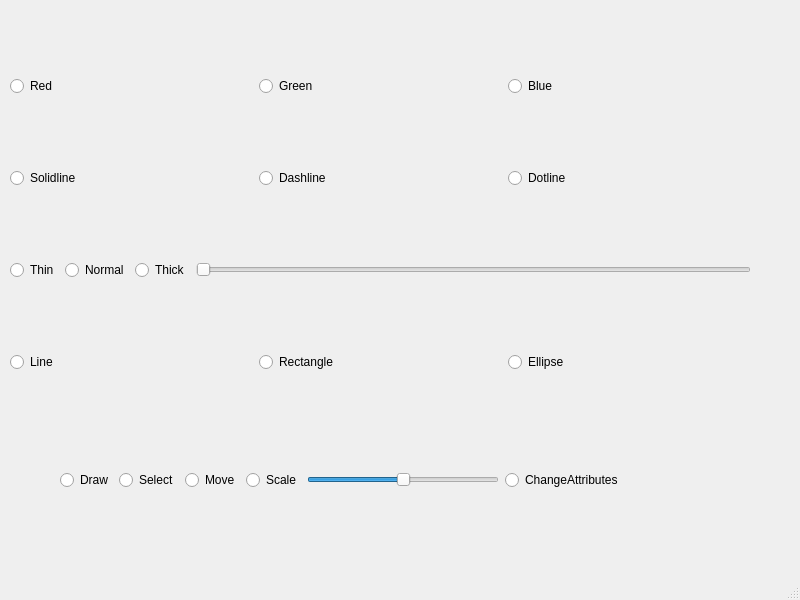
<?xml version="1.0" encoding="UTF-8"?>
<ui version="4.0">
 <class>MainWindow</class>
 <widget class="QMainWindow" name="MainWindow">
  <property name="geometry">
   <rect>
    <x>0</x>
    <y>0</y>
    <width>800</width>
    <height>600</height>
   </rect>
  </property>
  <property name="windowTitle">
   <string>MainWindow</string>
  </property>
  <widget class="QWidget" name="centralwidget">
   <widget class="QWidget" name="MainLayout_2" native="true">
    <property name="geometry">
     <rect>
      <x>10</x>
      <y>10</y>
      <width>741</width>
      <height>431</height>
     </rect>
    </property>
    <layout class="QHBoxLayout" name="MainLayout">
     <item>
      <layout class="QVBoxLayout" name="verticalLayout">
       <item>
        <layout class="QHBoxLayout" name="color">
         <item>
          <widget class="QRadioButton" name="red">
           <property name="text">
            <string>Red</string>
           </property>
          </widget>
         </item>
         <item>
          <widget class="QRadioButton" name="green">
           <property name="text">
            <string>Green</string>
           </property>
          </widget>
         </item>
         <item>
          <widget class="QRadioButton" name="blue">
           <property name="text">
            <string>Blue</string>
           </property>
          </widget>
         </item>
        </layout>
       </item>
       <item>
        <layout class="QHBoxLayout" name="style">
         <item>
          <widget class="QRadioButton" name="solid">
           <property name="text">
            <string>Solidline</string>
           </property>
          </widget>
         </item>
         <item>
          <widget class="QRadioButton" name="dash">
           <property name="text">
            <string>Dashline</string>
           </property>
          </widget>
         </item>
         <item>
          <widget class="QRadioButton" name="dot">
           <property name="text">
            <string>Dotline</string>
           </property>
          </widget>
         </item>
        </layout>
       </item>
       <item>
        <layout class="QHBoxLayout" name="thickness">
         <item>
          <widget class="QRadioButton" name="thin">
           <property name="text">
            <string>Thin</string>
           </property>
          </widget>
         </item>
         <item>
          <widget class="QRadioButton" name="normal">
           <property name="text">
            <string>Normal</string>
           </property>
          </widget>
         </item>
         <item>
          <widget class="QRadioButton" name="thick">
           <property name="text">
            <string>Thick</string>
           </property>
          </widget>
         </item>
         <item>
          <widget class="QSlider" name="slider">
           <property name="minimum">
            <number>1</number>
           </property>
           <property name="maximum">
            <number>10</number>
           </property>
           <property name="orientation">
            <enum>Qt::Horizontal</enum>
           </property>
          </widget>
         </item>
        </layout>
       </item>
       <item>
        <layout class="QHBoxLayout" name="shape">
         <item>
          <widget class="QRadioButton" name="line">
           <property name="text">
            <string>Line</string>
           </property>
          </widget>
         </item>
         <item>
          <widget class="QRadioButton" name="rectangle">
           <property name="text">
            <string>Rectangle</string>
           </property>
          </widget>
         </item>
         <item>
          <widget class="QRadioButton" name="ellipse">
           <property name="text">
            <string>Ellipse</string>
           </property>
          </widget>
         </item>
        </layout>
       </item>
      </layout>
     </item>
    </layout>
   </widget>
   <widget class="QWidget" name="horizontalLayoutWidget">
    <property name="geometry">
     <rect>
      <x>60</x>
      <y>440</y>
      <width>563</width>
      <height>80</height>
     </rect>
    </property>
    <layout class="QHBoxLayout" name="horizontalLayout">
     <item>
      <widget class="QRadioButton" name="draw">
       <property name="text">
        <string>Draw</string>
       </property>
      </widget>
     </item>
     <item>
      <widget class="QRadioButton" name="select">
       <property name="text">
        <string>Select</string>
       </property>
      </widget>
     </item>
     <item>
      <widget class="QRadioButton" name="move">
       <property name="text">
        <string>Move</string>
       </property>
      </widget>
     </item>
     <item>
      <widget class="QRadioButton" name="scale">
       <property name="text">
        <string>Scale</string>
       </property>
      </widget>
     </item>
     <item>
      <widget class="QSlider" name="slider2">
       <property name="minimum">
        <number>-25</number>
       </property>
       <property name="maximum">
        <number>25</number>
       </property>
       <property name="singleStep">
        <number>1</number>
       </property>
       <property name="pageStep">
        <number>10</number>
       </property>
       <property name="orientation">
        <enum>Qt::Horizontal</enum>
       </property>
      </widget>
     </item>
     <item>
      <widget class="QRadioButton" name="ChangeAttributes">
       <property name="text">
        <string>ChangeAttributes</string>
       </property>
      </widget>
     </item>
    </layout>
   </widget>
  </widget>
  <widget class="QMenuBar" name="menubar">
   <property name="geometry">
    <rect>
     <x>0</x>
     <y>0</y>
     <width>800</width>
     <height>22</height>
    </rect>
   </property>
  </widget>
  <widget class="QStatusBar" name="statusbar"/>
 </widget>
 <resources/>
 <connections/>
</ui>
